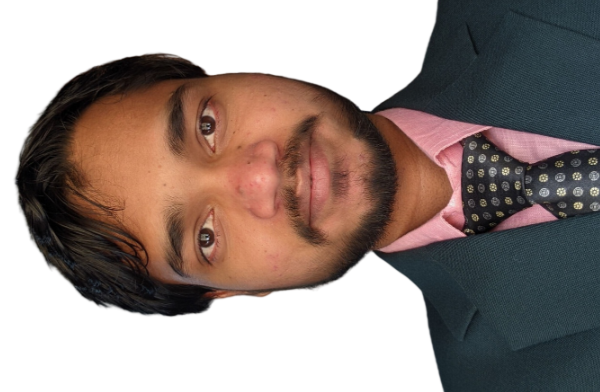
#> input picture 2022/12_December/bali.png, 600 x 392 px, given in place of bali.jpg, which was not available
$ jupyter execute --allow-errors practice2.ipynb
#> lines starting #> are read from the running program, lines starting #| are printed output that depends on the picture; after the words box and inside, x2 and y2 are one past the last pixel; in counts of white or black regions, pixels touching at a corner belong together; pictures that were not available may be replaced by others from this repository, and a replacement may not be noted
[cell 1]
import cv2
from numpy import *
img1=zeros([360,480],uint8)
img2=zeros([360,480],uint8)
img1=cv2.rectangle(img1,(240,0),(480,360),(255),-1)
img2=cv2.rectangle(img2,(160,0),(320,120),(255),-1)
img3=cv2.bitwise_and(img1,img2)
cv2.imshow('img1',img1)
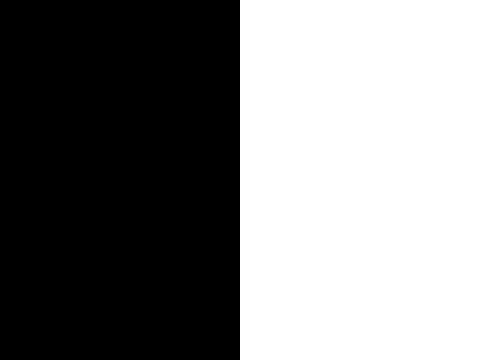
#> window 'img1': shape (360, 480); 50% white; 1 white region, box (x1, y1, x2, y2) and area: (240, 0, 480, 360) 86400
cv2.imshow('img2',img2)
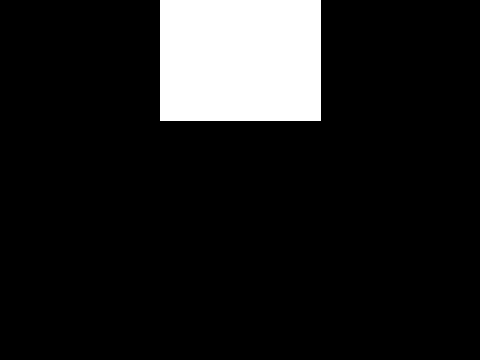
#> window 'img2': shape (360, 480); 11.3% white; 1 white region, box (x1, y1, x2, y2) and area: (160, 0, 321, 121) 19481
cv2.imshow('and',img3)
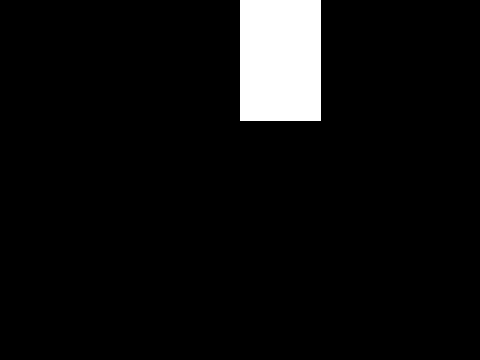
#> window 'and': shape (360, 480); 5.7% white; 1 white region, box (x1, y1, x2, y2) and area: (240, 0, 321, 121) 9801
cv2.waitKey(0)
cv2.destroyAllWindows()

[cell 2]
img1=zeros([512,512,3])
img2=zeros([512,512,3])
img1[:]=[255,255,0]
img2[:]=[0,255,255]
img3=cv2.bitwise_and(img1,img2)
cv2.imshow('img1',img1)
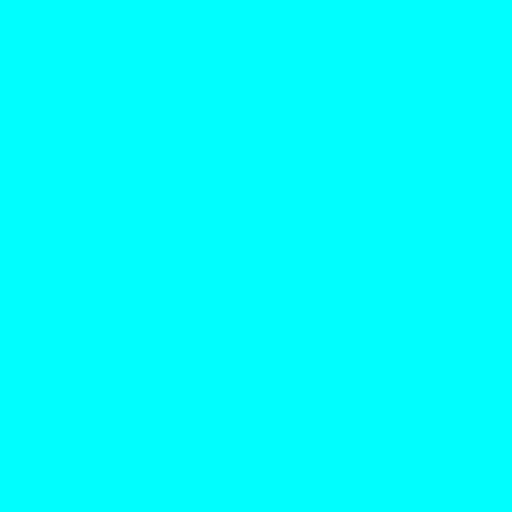
#> window 'img1': shape (512, 512, 3); mean B, G, R 255, 255, 0
cv2.imshow('img2',img2)
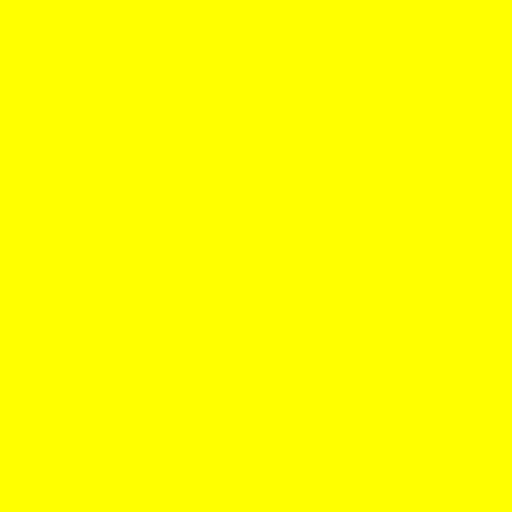
#> window 'img2': shape (512, 512, 3); mean B, G, R 0, 255, 255
cv2.imshow('and',img3)
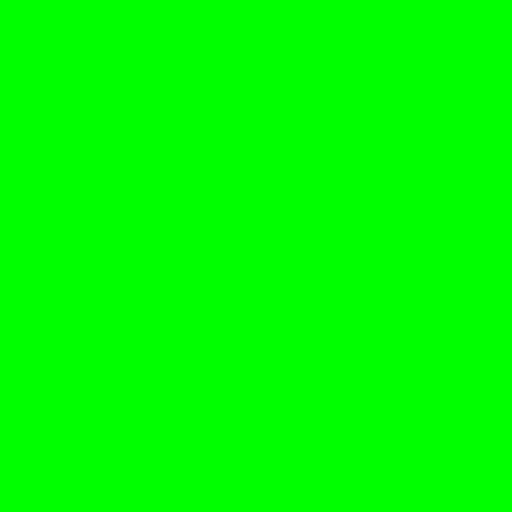
#> window 'and': shape (512, 512, 3); mean B, G, R 0, 255, 0
cv2.waitKey(0)
cv2.destroyAllWindows()

[cell 3]
img=cv2.imread('bali.jpg',-1)
#> img is the input picture: shape (392, 600, 4); mean B, G, R, A 132.6, 137.8, 152.1, 255
#> (the rest of this cell did not finish here and is left out)
